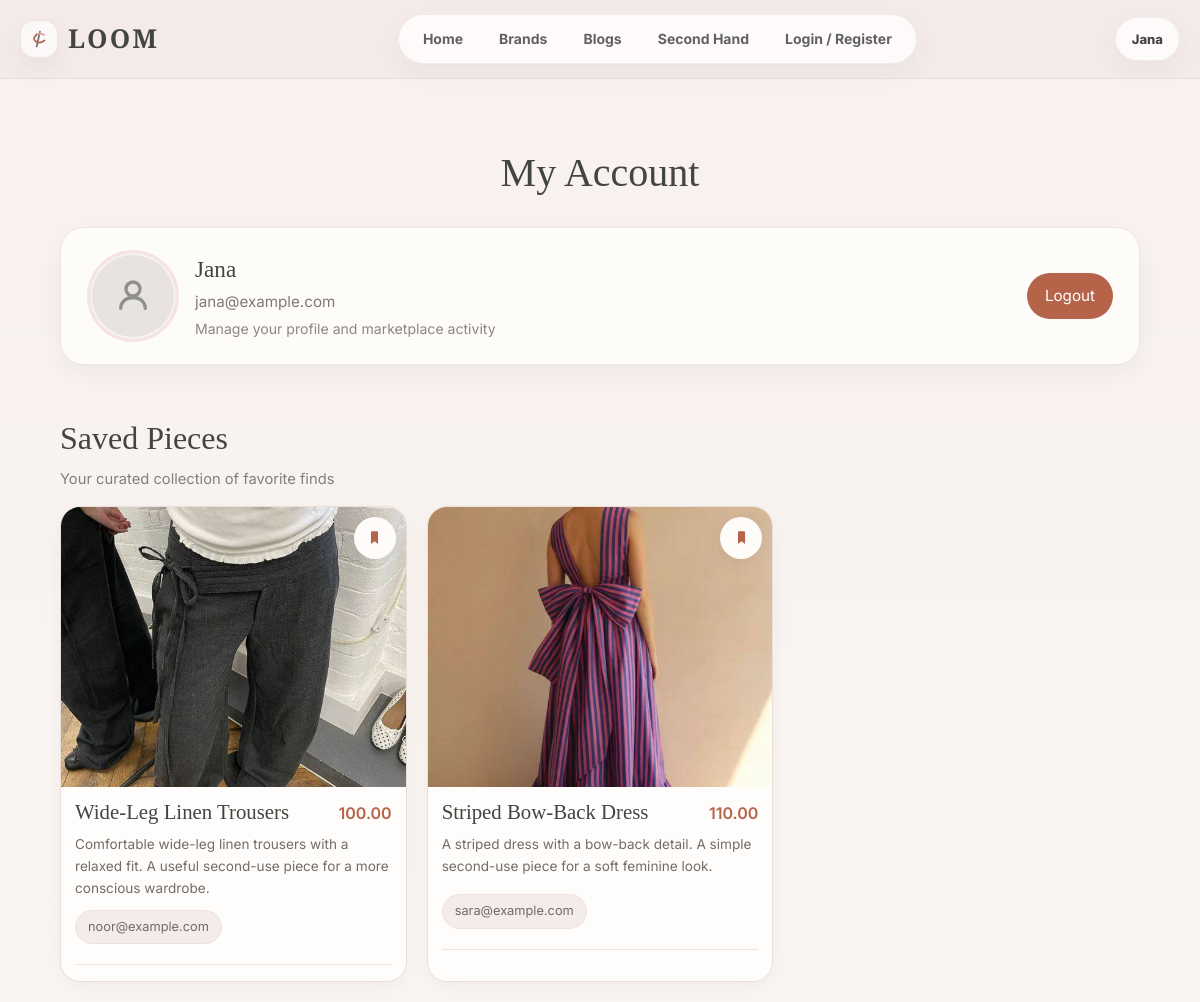
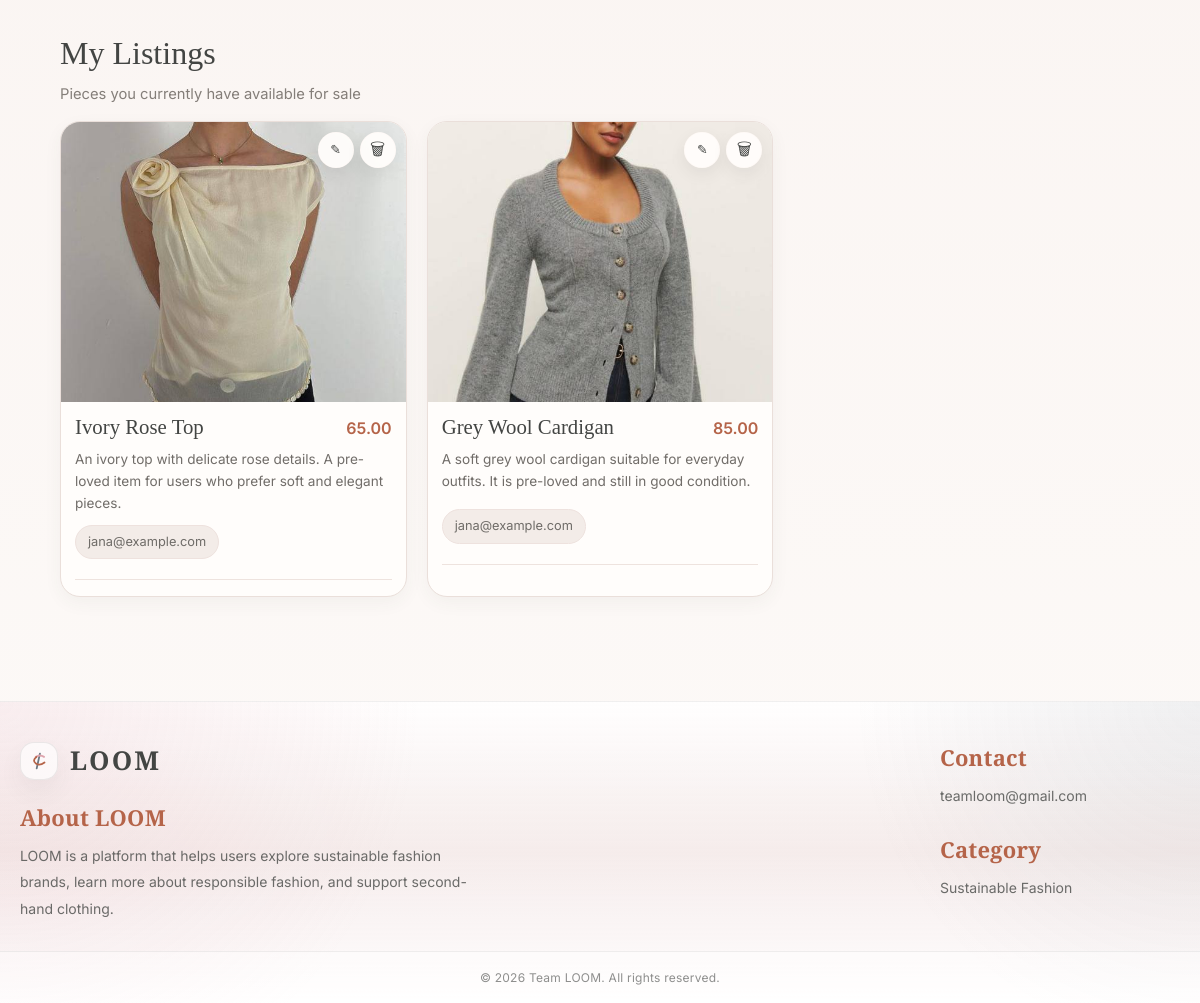
/user_account.php (signed in), run on the app's committed database (2 pictures, top to bottom).
### tables this page shows
CREATE TABLE `user` (
  `user_id` int(11) NOT NULL,
  `username` varchar(30) NOT NULL,
  `email` varchar(150) NOT NULL,
  `password` varchar(255) NOT NULL
);

CREATE TABLE `seconduseitem` (
  `secondUseItem_id` int(11) NOT NULL,
  `user_id` int(11) NOT NULL,
  `title` varchar(150) NOT NULL,
  `photo` varchar(255) NOT NULL,
  `description` text NOT NULL,
  `price` decimal(10,2) NOT NULL DEFAULT '0.00',
  `contact_method` varchar(150) NOT NULL
);

### user_account.php (the view, shortened to what this page needs)
<?php
function db(): PDO {
    static $pdo = null;
    if ($pdo instanceof PDO) return $pdo;
    $errors = [];
    foreach (DB_NAMES as $dbName) {
        foreach ([DB_PASS, ''] as $pass) {
            try {
                $pdo = new PDO(
                    "mysql:host=" . DB_HOST . ";port=" . DB_PORT . ";dbname={$dbName};charset=utf8mb4",
                    DB_USER,
                    $pass,
                    [
                        PDO::ATTR_ERRMODE => PDO::ERRMODE_EXCEPTION,
                        PDO::ATTR_DEFAULT_FETCH_MODE => PDO::FETCH_ASSOC,
                    ]
                );
                return $pdo;
            } catch (Throwable $e) {
                $errors[] = $e->getMessage();
            }
        }
    }
    throw new RuntimeException('Database connection failed: ' . implode(' | ', $errors));
}
function e($value): string {
    return htmlspecialchars((string)$value, ENT_QUOTES, 'UTF-8');
}
function item_image(string $photo, string $title = ''): string {
    $photo = trim($photo);
    $candidates = [];
    if ($photo !== '') {
        $candidates[] = $photo;
    }
    $byTitle = [
        'Grey Wool Cardigan' => ['images/grey-cardigan.jpg'],
        'Striped Bow-Back Dress' => ['images/imagesstriped-bow-dress.jpg', 'images/striped-bow-dress.jpg'],
        'Draped Green Top' => ['images/Draped Green Top'],
        'Ivory Rose Top' => ['images/ivory-rose-top.jpg'],
        'Polka Dot Midi Skirt' => ['images/Polka Dot Midi Skirt'],
        'Wide-Leg Linen Trousers' => ['images/Wide-Leg Linen Trousers'],
    ];
    if (isset($byTitle[$title])) {
        foreach ($byTitle[$title] as $candidate) {
            $candidates[] = $candidate;
        }
    }
    $expanded = [];
    foreach ($candidates as $candidate) {
        $candidate = trim($candidate);
        $expanded[] = $candidate;
        $pathInfo = pathinfo($candidate);
        $dir = $pathInfo['dirname'] ?? 'images';
        $filename = $pathInfo['filename'] ?? $candidate;
        $basename = $pathInfo['basename'] ?? $candidate;
        foreach (['jpg', 'jpeg', 'png', 'webp', 'avif'] as $ext) {
            $expanded[] = $dir . '/' . $filename . '.' . $ext;
            $expanded[] = $dir . '/' . $basename . '.' . $ext;
        }
    }
    foreach (array_unique($expanded) as $candidate) {
        if ($candidate !== '' && file_exists(__DIR__ . '/' . $candidate)) {
            return $candidate;
        }
    }
    return $photo;
}
function current_user_id(): ?int {
    if (isset($_SESSION['user_id'])) return (int)$_SESSION['user_id'];
    return null;
}
$userId = current_user_id();
$userStmt = db()->prepare('SELECT username, email FROM `user` WHERE user_id = ?');
$userStmt->execute([$userId]);
$user = $userStmt->fetch();
$bookmarkStmt = db()->prepare(
    'SELECT s.secondUseItem_id AS id, s.title, s.photo AS image, s.description, s.price, s.contact_method AS contact
     FROM `bookmark` b
     JOIN `seconduseitem` s ON b.secondUseItem_id = s.secondUseItem_id
     WHERE b.user_id = ?
     ORDER BY b.bookmark_id DESC'
);
$bookmarkStmt->execute([$userId]);
$bookmarks = $bookmarkStmt->fetchAll();
$listingStmt = db()->prepare(
    'SELECT secondUseItem_id AS id, title, photo AS image, description, price, contact_method AS contact
     FROM `seconduseitem`
     WHERE user_id = ?
     ORDER BY secondUseItem_id DESC'
);
$listingStmt->execute([$userId]);
$listings = $listingStmt->fetchAll();
?>
<!DOCTYPE html>
<html lang="en">
<head>
</head>
<body>
  <header class="header">
    <div class="container header-inner">
      <a class="brand" href="home.html" aria-label="LOOM Home">
        <div class="logo-mark">
        </div>
        <div class="wordmark">LOOM</div>
      </a>
   <nav>
        <a href="index.php">Home</a>
        <a href="brands.php">Brands</a>
        <a href="Blog.php">Blogs</a>
        <a href="SecondUse.php">Second Hand</a>
        <a href="register.php" id="loginLink">Login / Register</a>
      </nav>
      <div class="header-actions">
        <button class="pill" id="authPill"><?= e($user["username"]) ?></button>
      </div>
    </div>
  </header>
  <main class="page-container">
    <section class="account-head">
      <h2>My Account</h2>
    </section>
    <section class="section-space">
      <div class="profile-card section-card">
        <div class="profile-left">
          <div class="avatar" aria-label="Default profile avatar">
            <svg viewBox="0 0 24 24" aria-hidden="true">
              <circle cx="12" cy="8" r="4"></circle>
              <path d="M5 19c0-3.3 2.7-6 6-6h2c3.3 0 6 2.7 6 6"></path>
            </svg>
          </div>
          <div class="profile-info">
            <h3 id="profileUsername"><?= e($user["username"]) ?></h3>
            <div class="email" id="profileEmail"><?= e($user["email"]) ?></div>
            <div class="small-text">Manage your profile and marketplace activity</div>
          </div>
        </div>
        <form method="post" style="margin:0;"><input type="hidden" name="action" value="logout"><button class="soft-btn" id="logoutBtn" type="submit">Logout</button></form>
      </div>
    </section>
    <section class="section-space">
      <div class="section-title-wrap">
        <div>
          <h3 class="section-title">Saved Pieces</h3>
          <p class="section-subtext">Your curated collection of favorite finds</p>
        </div>
      </div>
      <div class="card-grid" id="bookmarksGrid">
        <?php if (!$bookmarks): ?>
          <div class="empty-state">
            <h4>Your curated collection is empty</h4>
            <p>Pieces you save in Second-Use will appear here.</p>
          </div>
        <?php else: ?>
          <?php foreach ($bookmarks as $item): ?>
            <article class="fashion-card" data-id="<?= (int)$item['id'] ?>">
              <div class="card-image-wrap">
                <a href="Productdetail.php?id=<?= (int)$item['id'] ?>" style="display:block;color:inherit;text-decoration:none;">
                  <img class="card-image" src="<?= e(item_image($item['image'], $item['title'])) ?>" alt="<?= e($item['title']) ?>">
                </a>
                <div class="card-action-icons">
                  <form method="post">
                    <button class="icon-btn bookmark-btn active" title="Remove from saved" type="submit">
                      <svg class="bookmark-svg" viewBox="0 0 24 24" aria-hidden="true">
                        <path d="M7 4.5C7 3.67 7.67 3 8.5 3h7C16.33 3 17 3.67 17 4.5V21l-5-3.8L7 21V4.5z"></path>
                      </svg>
                    </button>
                  </form>
                </div>
              </div>
              <div class="card-body">
                <div class="title-price-row">
                  <h4 class="card-title"><?= e($item['title']) ?></h4>
                  <div class="card-price">&#8203;<?= e(number_format((float)$item['price'], 2, '.', '')) ?></div>
                </div>
                <p class="card-description"><?= e($item['description']) ?></p>
                <div class="contact-pill"><?= e($item['contact']) ?></div>
                <div class="card-bottom-line"></div>
              </div>
            </article>
          <?php endforeach; ?>
        <?php endif; ?>
      </div>
    </section>
    <section class="section-space">
      <div class="section-title-wrap">
        <div>
          <h3 class="section-title">My Listings</h3>
          <p class="section-subtext">Pieces you currently have available for sale</p>
        </div>
      </div>
      <div class="card-grid" id="listingsGrid">
        <?php if (!$listings): ?>
          <div class="empty-state">
            <h4>You haven't listed any pieces yet.</h4>
            <p>Add your first listing in Second-Use to start selling on LOOM.</p>
          </div>
        <?php else: ?>
          <?php foreach ($listings as $item): ?>
            <article class="fashion-card listing-card"
                     data-id="<?= (int)$item['id'] ?>"
                     data-title="<?= e($item['title']) ?>"
                     data-description="<?= e($item['description']) ?>"
                     data-price="<?= e(number_format((float)$item['price'], 2, '.', '')) ?>"
                     data-contact="<?= e($item['contact']) ?>">
              <div class="card-image-wrap">
                <a href="Productdetail.php?id=<?= (int)$item['id'] ?>" style="display:block;color:inherit;text-decoration:none;">
                  <img class="card-image" src="<?= e(item_image($item['image'], $item['title'])) ?>" alt="<?= e($item['title']) ?>">
                </a>
                <div class="card-action-icons">
                  <button class="icon-btn edit-btn" title="Edit listing" type="button">✎</button>
                  <button class="icon-btn delete-btn" title="Delete listing" type="button">🗑</button>
                </div>
              </div>
              <div class="card-body">
                <div class="title-price-row">
                  <h4 class="card-title"><?= e($item['title']) ?></h4>
                  <div class="card-price">&#8203;<?= e(number_format((float)$item['price'], 2, '.', '')) ?></div>
                </div>
                <p class="card-description"><?= e($item['description']) ?></p>
                <div class="contact-pill"><?= e($item['contact']) ?></div>
                <div class="card-bottom-line"></div>
              </div>
            </article>
          <?php endforeach; ?>
        <?php endif; ?>
      </div>
    </section>
  </main>
  <footer class="footer">
    <div class="container footer-layout">
      <div class="footer-left">
        <div class="footer-brand">
          <div class="logo-mark">
          </div>
          <div class="wordmark">LOOM</div>
        </div>
        <div class="footer-about">
          <h4>About LOOM</h4>
          <p>
            LOOM is a platform that helps users explore sustainable fashion brands,
            learn more about responsible fashion, and support second-hand clothing.
          </p>
        </div>
      </div>
      <div class="footer-right">
        <div class="footer-info">
          <h4>Contact</h4>
          <p>teamloom@gmail.com</p>
        </div>
        <div class="footer-info">
          <h4>Category</h4>
          <p>Sustainable Fashion</p>
        </div>
      </div>
    </div>
    <div class="footer-bottom">
      <p>© 2026 Team LOOM. All rights reserved.</p>
    </div>
  </footer>
</body>
</html>

### data on the page
user: username "Jana", email "jana@example.com"
seconduseitem: photo (picture), title "Wide-Leg Linen Trousers", price "100.00", description "Comfortable wide-leg linen trousers with a relaxed fit. A useful second-use piece for a more conscious wardrobe.", contact_method "noor@example.com"
seconduseitem: photo (picture), title "Striped Bow-Back Dress", price "110.00", description "A striped dress with a bow-back detail. A simple second-use piece for a soft feminine look.", contact_method "sara@example.com"
seconduseitem: photo (picture), title "Ivory Rose Top", price "65.00", description "An ivory top with delicate rose details. A pre-loved item for users who prefer soft and elegant pieces.", contact_method "jana@example.com"
seconduseitem: photo (picture), title "Grey Wool Cardigan", price "85.00", description "A soft grey wool cardigan suitable for everyday outfits. It is pre-loved and still in good condition.", contact_method "jana@example.com"
